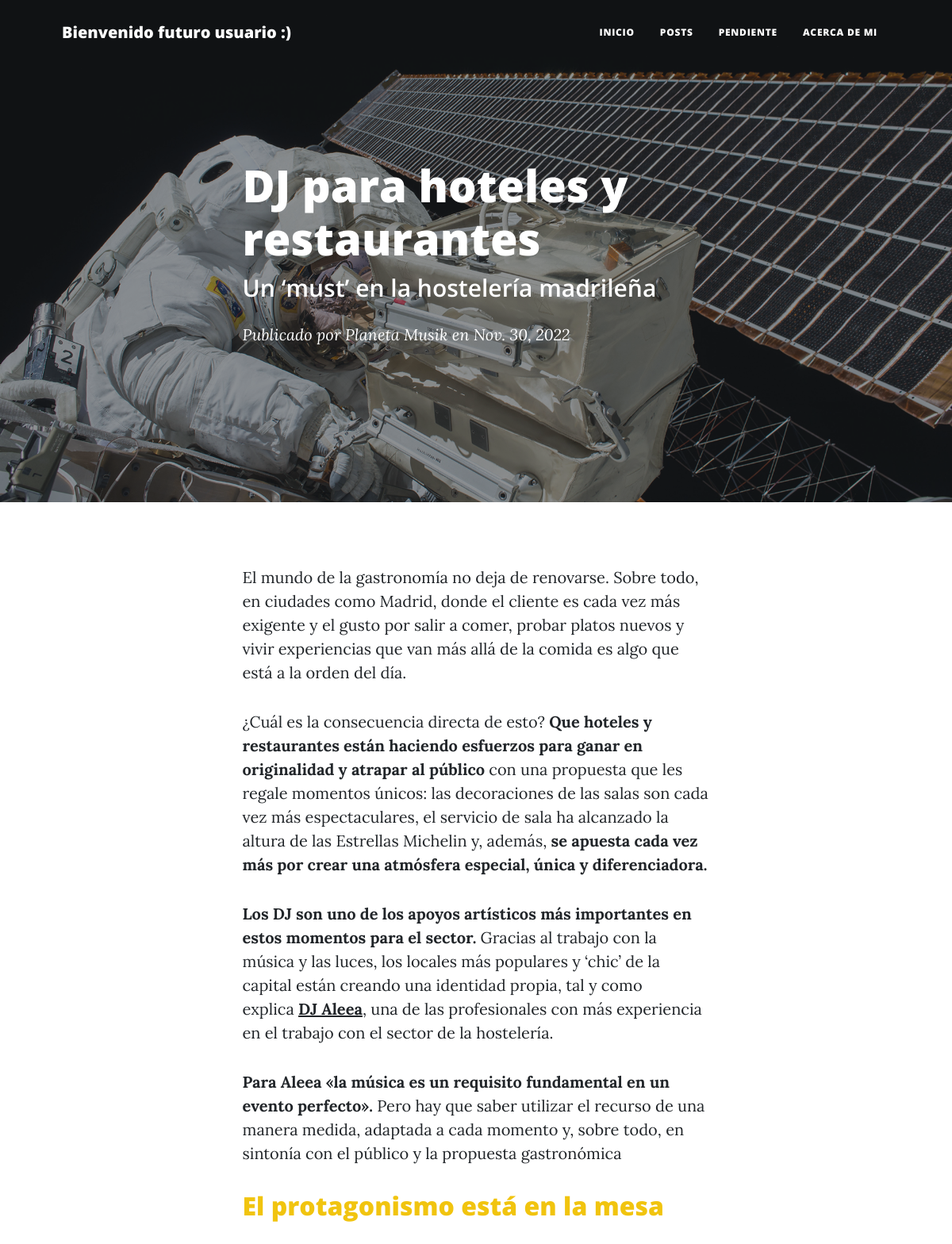
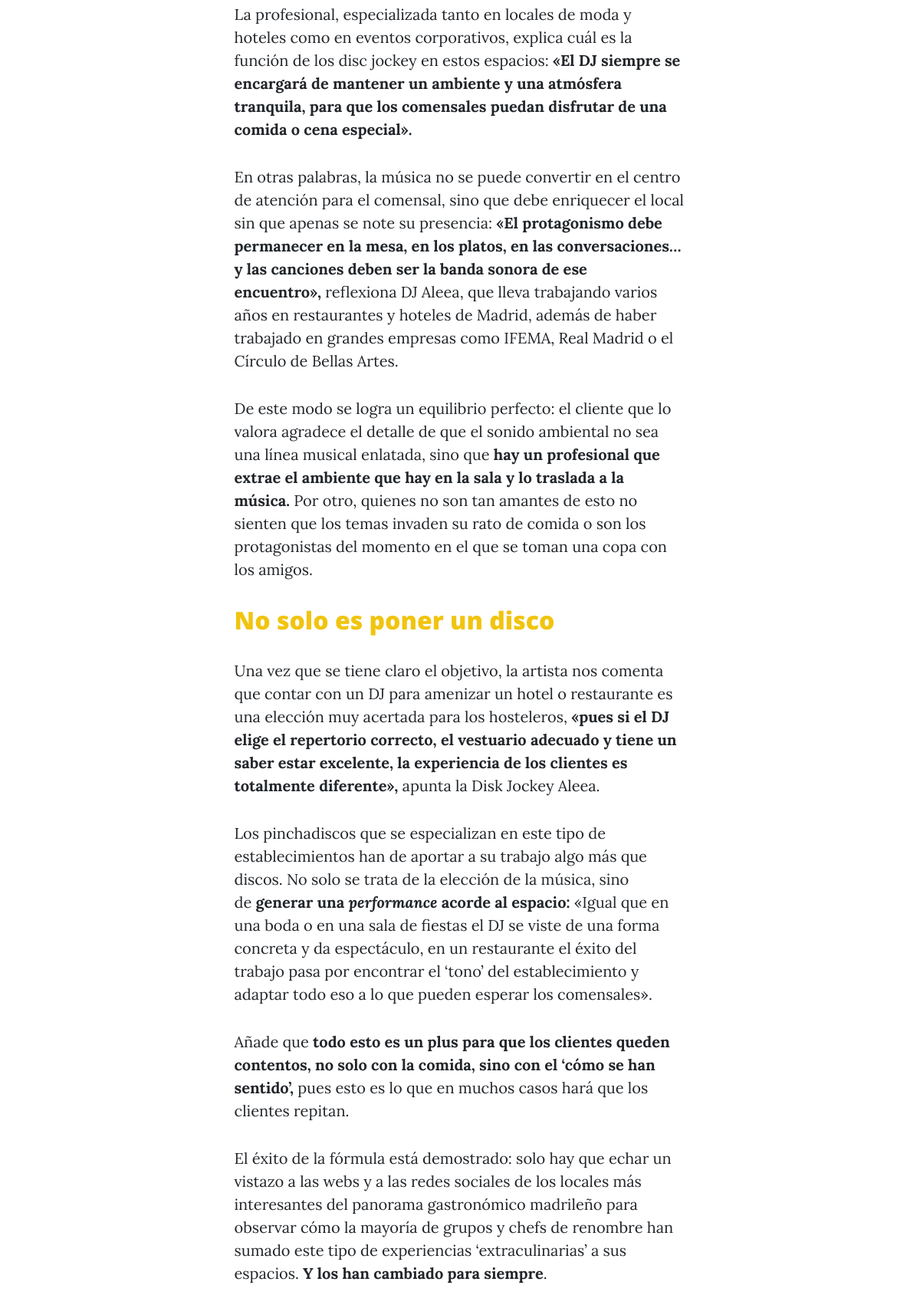
The app's page /post/4 (upper part) with its own data (2 pictures, top to bottom).
### blog/models.py (models this page shows, shortened)
class Post(models.Model):
    titulo = models.CharField(max_length=255)
    subtitulo = models.CharField(max_length=255)
    cuerpo = RichTextUploadingField() # CKEditor Rich Text Field
    imagen = models.ImageField(upload_to='media')
    autor = models.CharField(max_length=255)
    fecha = models.DateField()

### blog/views.py (the view)
# urls.py: path("post/<id>", post, name = "post"),
def post(request, id):
    lectura_publicacion = Post.objects.get(id = id)
    return render(request, "post.html", {"lectura_publicacion" : lectura_publicacion})

### blog/templates/post.html (shortened to what this page needs)
{% extends "padre.html" %}
{% load static %}
{% block encabezado %}
    <header class="masthead" style="background-image: url('../static/assets/img/post-bg.jpg')">
        <div class="container position-relative px-4 px-lg-5">
            <div class="row gx-4 gx-lg-5 justify-content-center">
                <div class="col-md-10 col-lg-8 col-xl-7">
                    <div class="post-heading">
                        <h1>{{ lectura_publicacion.titulo }}</h1>
                        <h2 class="subheading">{{ lectura_publicacion.subtitulo }}</h2>
                        <span class="meta">
                            Publicado por {{ lectura_publicacion.autor }}
                            en {{ lectura_publicacion.fecha}}
                        </span>
                    </div>
                </div>
            </div>
        </div>
    </header>
{% endblock %}
{% block contenido %}
    <article class="mb-4">
        <div class="container px-4 px-lg-5">
            <div class="row gx-4 gx-lg-5 justify-content-center">
                <div class="col-md-10 col-lg-8 col-xl-7">
                    <p>{{ lectura_publicacion.cuerpo | safe }}</p>
                </div>
            </div>
        </div>
    </article>
{% endblock %}

### records on screen
Post: titulo "DJ para hoteles y restaurantes", subtitulo "Un ‘must’ en la hostelería madrileña", autor "Planeta Musik", fecha "Nov. 30, 2022", cuerpo "El mundo de la gastronomía no deja de renovarse. Sobre todo, en ciudades como Madrid, donde el cliente es cada vez más exigente y el gusto por salir a comer, probar platos nuevos y vivir experiencias que van más allá de la comida es algo que está a la orden del día. ¿Cuál es la consecuencia directa de esto? Que hoteles y restaurantes están haciendo esfuerzos para ganar en originalidad y atrapar al público con una propuesta que les regale momentos únicos: las decoraciones de las salas son cada vez más espectaculares, el servicio de sala ha alcanzado la altura de las Estrellas Michelin y, además, se apuesta cada vez más por crear una atmósfera especial, única y diferenciadora. Los DJ son uno…"
